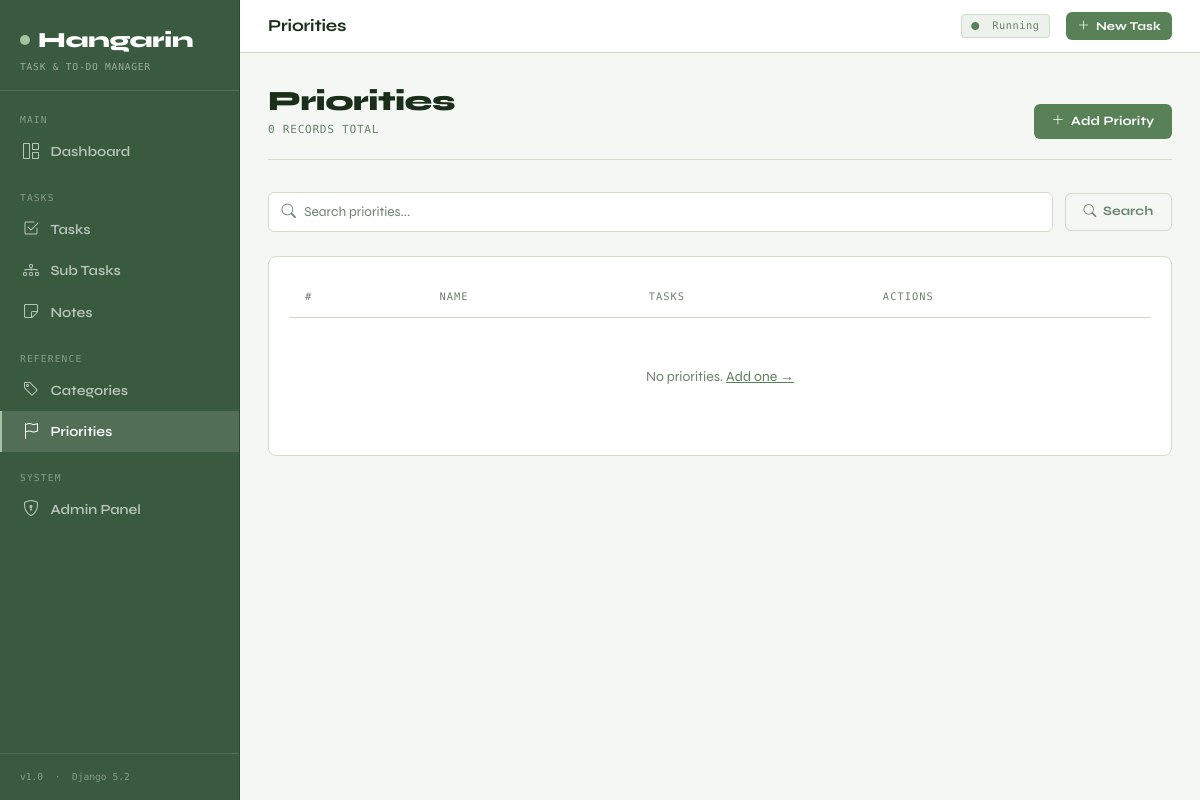
Page /priorities/ on the earlier database version.
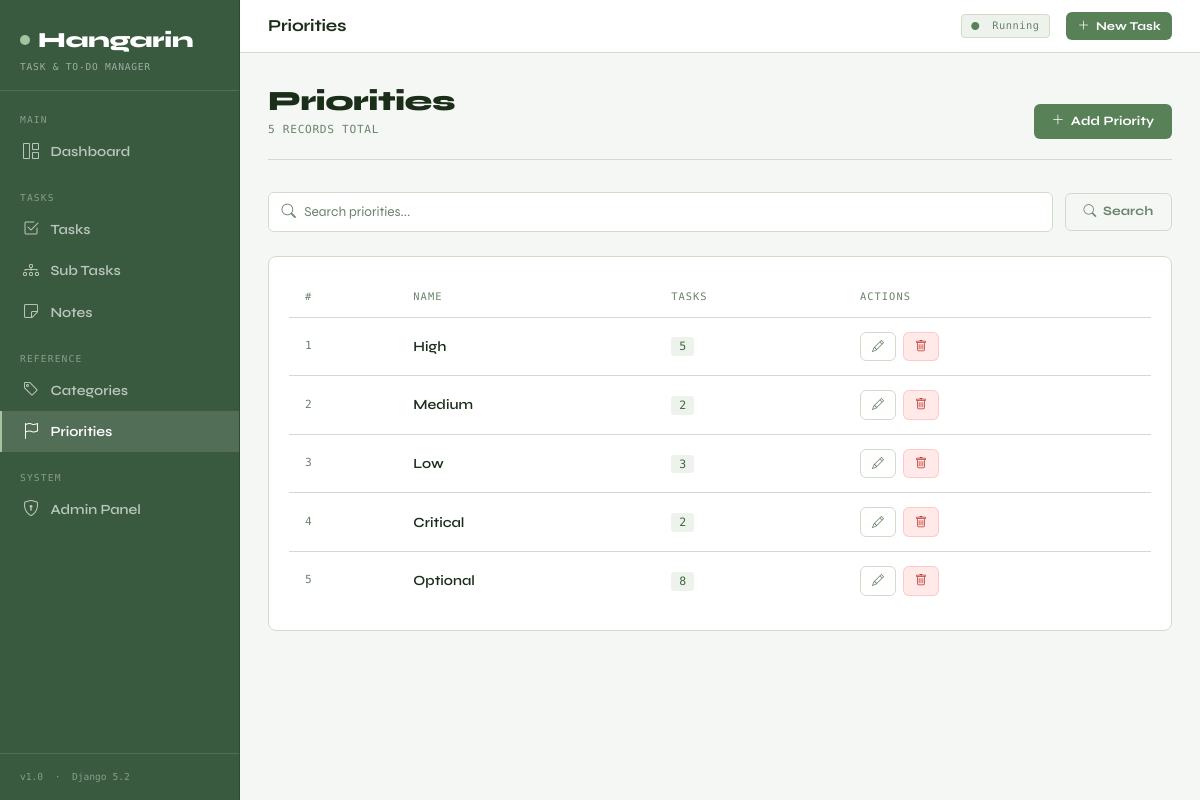
Same page on the later database version.
### taskapp/models.py (models this page shows, shortened)
class BaseModel(models.Model):
    created_at = models.DateTimeField(auto_now_add=True)
    updated_at = models.DateTimeField(auto_now=True)
    class Meta:
        abstract = True

class Priority(BaseModel):
    name = models.CharField(max_length=100)
    class Meta:
        verbose_name = "Priority"
        verbose_name_plural = "Priorities"
        ordering = ["name"]

### taskapp/views.py (the view)
# urls.py: path("priorities/", views.PriorityListView.as_view(), name="priority-list"),
class PriorityListView(ListView):
    model = Priority
    template_name = "taskapp/priority_list.html"
    context_object_name = "priorities"
    paginate_by = 10
    def get_queryset(self):
        qs = Priority.objects.annotate(task_count=Count("tasks")).all()
        q = self.request.GET.get("q", "").strip()
        if q:
            qs = qs.filter(name__icontains=q)
        return qs
    def get_context_data(self, **kwargs):
        ctx = super().get_context_data(**kwargs)
        ctx["q"] = self.request.GET.get("q", "")
        return ctx

### templates/taskapp/priority_list.html (shortened to what this page needs)
{% extends "base.html" %}
{% block topbar_title %}Priorities{% endblock %}
{% block content %}
<div class="page-header fade-up">
  <div>
    <h1>Priorities</h1>
    <div class="sub">{{ page_obj.paginator.count }} record{{ page_obj.paginator.count|pluralize }} total</div>
  </div>
  <a href="{% url 'priority-add' %}" class="btn-hng btn-hng-primary"><i class="bi bi-plus-lg"></i> Add Priority</a>
</div>
<form method="get" class="search-bar fade-up">
  <div class="search-input-wrap">
    <i class="bi bi-search"></i>
    <input type="text" name="q" value="{{ q }}" placeholder="Search priorities..." class="hng-input" />
  </div>
  <button type="submit" class="btn-hng btn-hng-ghost"><i class="bi bi-search"></i> Search</button>
</form>
<div class="hng-card fade-up">
  <table class="hng-table">
    <thead>
      <tr>
        <th>#</th>
        <th>Name</th>
        <th>Tasks</th>
        <th>Actions</th>
      </tr>
    </thead>
    <tbody>
      {% for priority in priorities %}
      <tr>
        <td style="font-family:var(--font-mono);font-size:.7rem;color:var(--muted);">{{ forloop.counter }}</td>
        <td style="font-weight:600;">{{ priority.name }}</td>
        <td>
          <span style="font-family:var(--font-mono);font-size:.72rem;background:var(--bg3);padding:.15rem .5rem;border-radius:3px;color:var(--accent2);">
            {{ priority.task_count }}
          </span>
        </td>
        <td>
          <div style="display:flex;gap:.4rem;">
            <a href="{% url 'priority-edit' priority.pk %}" class="btn-hng btn-hng-ghost btn-hng-sm"><i class="bi bi-pencil"></i></a>
            <a href="{% url 'priority-delete' priority.pk %}" class="btn-hng btn-hng-danger btn-hng-sm"><i class="bi bi-trash"></i></a>
          </div>
        </td>
      </tr>
      {% empty %}
      <tr>
        <td colspan="4" style="text-align:center;padding:3rem;color:var(--muted);">
          No priorities. <a href="{% url 'priority-add' %}" style="color:var(--accent);">Add one →</a>
        </td>
      </tr>
      {% endfor %}
    </tbody>
  </table>
</div>
{% endblock %}

Differences in the rows shown:
added Priority: name "High", task_count "5"
added Priority: name "Medium", task_count "2"
added Priority: name "Low", task_count "3"
added Priority: name "Critical", task_count "2"
added Priority: name "Optional", task_count "8"
Other differences:
{{ page_obj.paginator.count }}: "0" → "5"
text no longer shown: "No priorities. Add one →"
